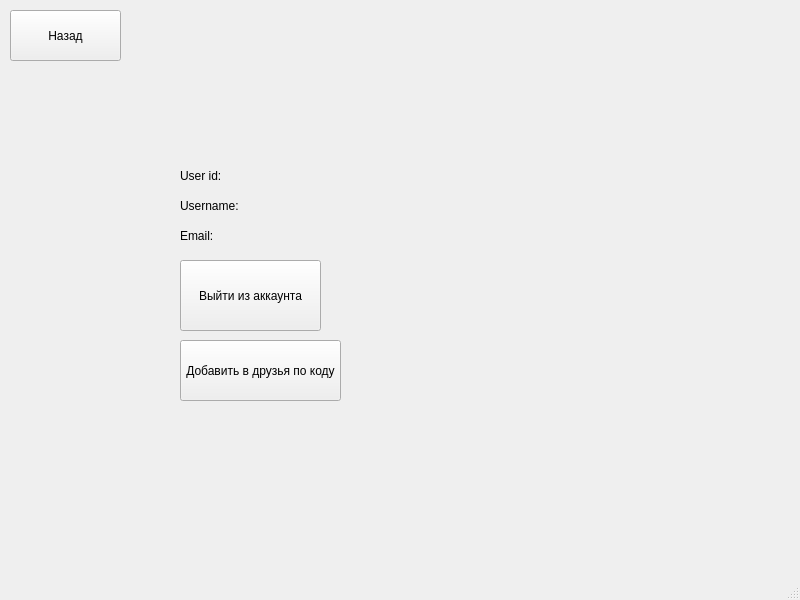
<?xml version="1.0" encoding="UTF-8"?>
<ui version="4.0">
 <class>MainWindow</class>
 <widget class="QMainWindow" name="MainWindow">
  <property name="geometry">
   <rect>
    <x>0</x>
    <y>0</y>
    <width>800</width>
    <height>600</height>
   </rect>
  </property>
  <property name="windowTitle">
   <string>MainWindow</string>
  </property>
  <widget class="QWidget" name="centralwidget">
   <widget class="QLabel" name="label">
    <property name="geometry">
     <rect>
      <x>180</x>
      <y>190</y>
      <width>71</width>
      <height>31</height>
     </rect>
    </property>
    <property name="text">
     <string>Username:</string>
    </property>
   </widget>
   <widget class="QLabel" name="label_2">
    <property name="geometry">
     <rect>
      <x>180</x>
      <y>220</y>
      <width>71</width>
      <height>31</height>
     </rect>
    </property>
    <property name="text">
     <string>Email: </string>
    </property>
   </widget>
   <widget class="QLabel" name="username_label">
    <property name="geometry">
     <rect>
      <x>240</x>
      <y>190</y>
      <width>241</width>
      <height>31</height>
     </rect>
    </property>
    <property name="text">
     <string/>
    </property>
   </widget>
   <widget class="QLabel" name="email_label">
    <property name="geometry">
     <rect>
      <x>220</x>
      <y>220</y>
      <width>241</width>
      <height>31</height>
     </rect>
    </property>
    <property name="text">
     <string/>
    </property>
   </widget>
   <widget class="QLabel" name="label_4">
    <property name="geometry">
     <rect>
      <x>180</x>
      <y>160</y>
      <width>71</width>
      <height>31</height>
     </rect>
    </property>
    <property name="text">
     <string>User id: </string>
    </property>
   </widget>
   <widget class="QLabel" name="user_id_label">
    <property name="geometry">
     <rect>
      <x>240</x>
      <y>160</y>
      <width>241</width>
      <height>31</height>
     </rect>
    </property>
    <property name="text">
     <string/>
    </property>
   </widget>
   <widget class="QPushButton" name="main_screen_btn">
    <property name="geometry">
     <rect>
      <x>10</x>
      <y>10</y>
      <width>111</width>
      <height>51</height>
     </rect>
    </property>
    <property name="text">
     <string>Назад</string>
    </property>
   </widget>
   <widget class="QPushButton" name="logout_btn">
    <property name="geometry">
     <rect>
      <x>180</x>
      <y>260</y>
      <width>141</width>
      <height>71</height>
     </rect>
    </property>
    <property name="text">
     <string>Выйти из аккаунта</string>
    </property>
   </widget>
   <widget class="QPushButton" name="add_friend_btn">
    <property name="geometry">
     <rect>
      <x>180</x>
      <y>340</y>
      <width>161</width>
      <height>61</height>
     </rect>
    </property>
    <property name="text">
     <string>Добавить в друзья по коду</string>
    </property>
   </widget>
  </widget>
  <widget class="QMenuBar" name="menubar">
   <property name="geometry">
    <rect>
     <x>0</x>
     <y>0</y>
     <width>800</width>
     <height>22</height>
    </rect>
   </property>
  </widget>
  <widget class="QStatusBar" name="statusbar"/>
 </widget>
 <resources/>
 <connections/>
</ui>
